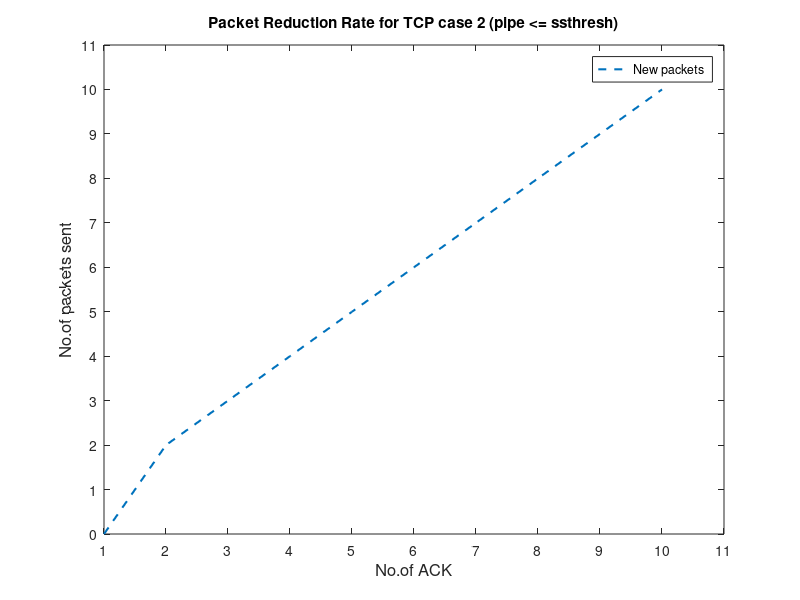

Write the MATLAB code that produced this figure.
pipe =4;
recoverFS=10;
ssthresh=5;
maxIteration=10;
MSS=1;
Delivered_data=1;
for i=1:maxIteration
    if(pipe>ssthresh)
        break;
    else
        pipe=pipe-1;
        packet_delivered=i;
        if i==1
            packet_out=0;
        else
            packet_out=packet_out+sndcnt;
        end

        newPack(i)=packet_out;

        limit=max(packet_delivered-packet_out,Delivered_data)+MSS;

        sndcnt=min(ssthresh-pipe,limit);

        fprintf("Send count =%d\n",sndcnt);
        pack(i)=pipe;
        pipe=pipe+sndcnt;
        cwnd=pipe+sndcnt;
    end
end


 figure;
 x=1:i;
 p2 = plot(x,newPack,'--', 'LineWidth', 1.5);
 title("Packet Reduction Rate for TCP case 2 (pipe <= ssthresh)");
 legend('New packets');
xlabel('No.of ACK','FontSize',12);
ylabel('No.of packets sent','FontSize', 12);
axis([1 11 0 11]);
ticks = [0:11];
set(gca,'XTick',ticks);
set(gca,'YTick',ticks);
saveas(gcf, 'Case 2.jpg', 'jpg');